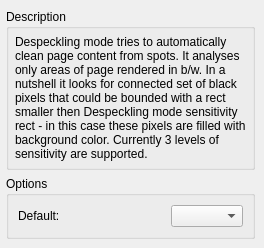
      <widget class="QWidget" name="pageDespeckling">
       <layout class="QVBoxLayout" name="verticalLayout_33">
        <property name="spacing">
         <number>6</number>
        </property>
        <property name="leftMargin">
         <number>6</number>
        </property>
        <property name="topMargin">
         <number>9</number>
        </property>
        <property name="rightMargin">
         <number>9</number>
        </property>
        <property name="bottomMargin">
         <number>9</number>
        </property>
        <item>
         <widget class="QGroupBox" name="groupBox_44">
          <property name="title">
           <string>Description</string>
          </property>
          <layout class="QVBoxLayout" name="verticalLayout_32">
           <property name="spacing">
            <number>6</number>
           </property>
           <property name="leftMargin">
            <number>6</number>
           </property>
           <property name="topMargin">
            <number>6</number>
           </property>
           <property name="rightMargin">
            <number>6</number>
           </property>
           <property name="bottomMargin">
            <number>6</number>
           </property>
           <item>
            <widget class="QLabel" name="lblDespecklingDescr">
             <property name="text">
              <string>Despeckling mode tries to automatically clean page content from spots. It analyses only areas of page rendered in b/w. In a nutshell it looks for connected set of black pixels that could be bounded with a rect smaller then Despeckling mode sensitivity rect - in this case these pixels are filled with background color. Currently 3 levels of sensitivity are supported.</string>
             </property>
             <property name="alignment">
              <set>Qt::AlignLeading|Qt::AlignLeft|Qt::AlignTop</set>
             </property>
             <property name="wordWrap">
              <bool>true</bool>
             </property>
             <property name="textInteractionFlags">
              <set>Qt::LinksAccessibleByMouse|Qt::TextSelectableByKeyboard|Qt::TextSelectableByMouse</set>
             </property>
            </widget>
           </item>
          </layout>
         </widget>
        </item>
        <item>
         <widget class="QGroupBox" name="optDespeckling">
          <property name="title">
           <string>Options</string>
          </property>
          <layout class="QFormLayout" name="formLayout_18">
           <item row="2" column="0">
            <widget class="QLabel" name="despecklingDefaultsLabel">
             <property name="text">
              <string>Default:</string>
             </property>
            </widget>
           </item>
           <item row="2" column="1">
            <layout class="QHBoxLayout" name="horizontalLayout_3">
             <item>
              <spacer name="horizontalSpacer_3">
               <property name="orientation">
                <enum>Qt::Horizontal</enum>
               </property>
               <property name="sizeHint" stdset="0">
                <size>
                 <width>40</width>
                 <height>20</height>
                </size>
               </property>
              </spacer>
             </item>
             <item>
              <widget class="QComboBox" name="despecklingDefaultsValue"/>
             </item>
            </layout>
           </item>
          </layout>
         </widget>
        </item>
       </layout>
      </widget>
